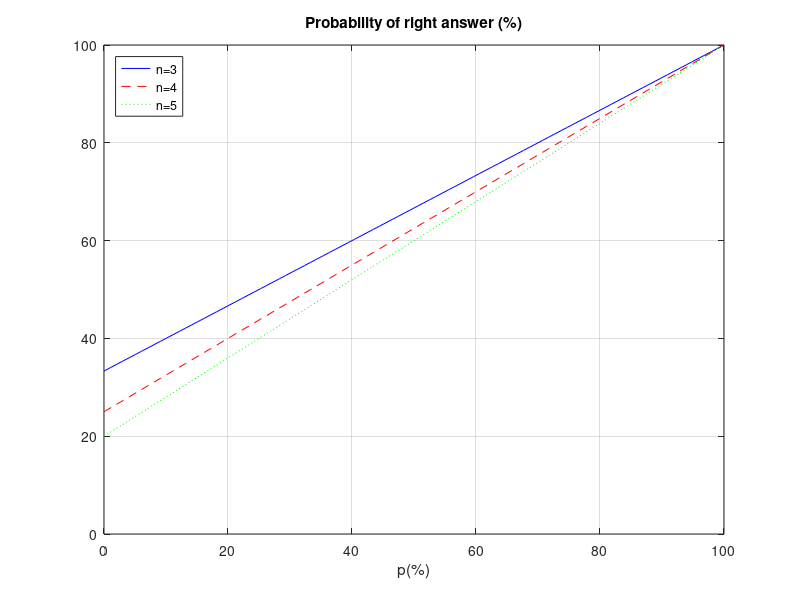
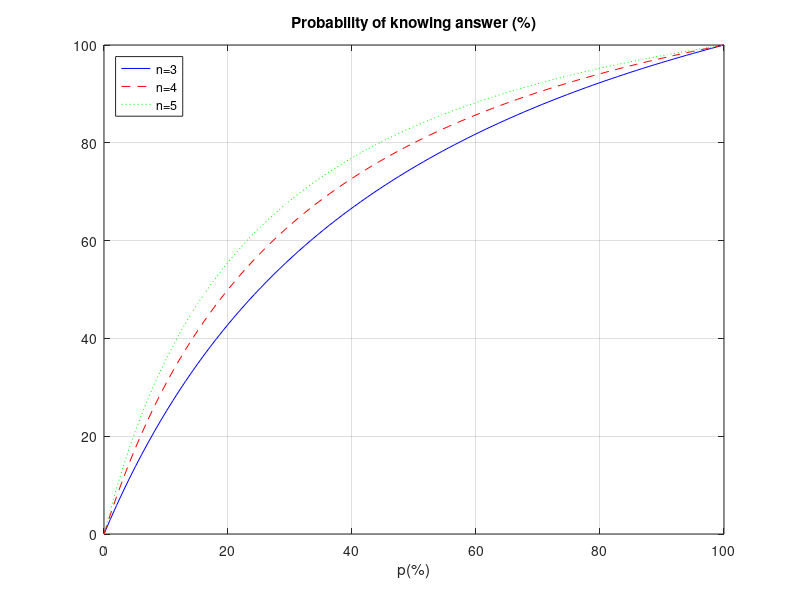

Source code (MATLAB) for these figures, in order:
%%
% a
p=0.6;
n=4;

f=p+(1-p)/n


%%
% b
p=0.7;
n=5;

g = p * n / (1 + (n - 1) * p)


%%
% c
p = linspace(0,1)

f3= p+(1-p)/3;
f4= p+(1-p)/4;
f5= p+(1-p)/5;

figure(1)
plot(p*100, f3*100, 'b-', p*100, f4*100, 'r--', p*100, f5*100, 'g:')
grid on
legend('n=3', 'n=4', 'n=5', 'location', 'NorthWest')
axis([0 100 0 100])
title('Probability of right answer (%)')
xlabel('p(%)')


%%
% d
figure(2)
g3 = p * 3 ./ (1 + (3 - 1) * p)
g4 = p * 4 ./ (1 + (4 - 1) * p)
g5 = p * 5 ./ (1 + (5 - 1) * p)

plot(p*100, g3*100, 'b-', p*100, g4*100, 'r--', p*100, g5*100, 'g:')
title('Probability of knowing answer (%)')
legend('n=3', 'n=4', 'n=5', 'location', 'NorthWest')
xlabel('p(%)')
axis([0 100 0 100])
grid on

